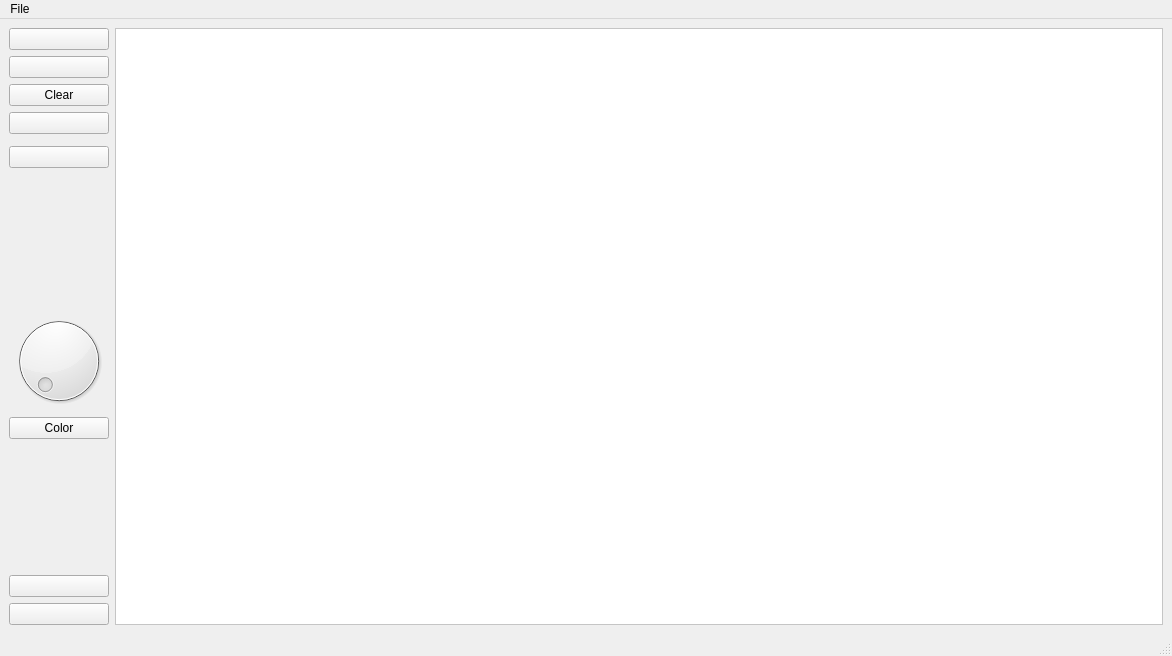
<?xml version="1.0" encoding="UTF-8"?>
<ui version="4.0">
 <class>MainWindow</class>
 <widget class="QMainWindow" name="MainWindow">
  <property name="geometry">
   <rect>
    <x>0</x>
    <y>0</y>
    <width>1172</width>
    <height>656</height>
   </rect>
  </property>
  <property name="sizePolicy">
   <sizepolicy hsizetype="Preferred" vsizetype="Maximum">
    <horstretch>0</horstretch>
    <verstretch>0</verstretch>
   </sizepolicy>
  </property>
  <property name="windowTitle">
   <string>MainWindow</string>
  </property>
  <widget class="QWidget" name="centralwidget">
   <layout class="QGridLayout" name="gridLayout">
    <item row="11" column="0">
     <widget class="QPushButton" name="pb_Undo">
      <property name="toolTip">
       <string>&lt;html&gt;&lt;head/&gt;&lt;body&gt;&lt;p&gt;Undo&lt;/p&gt;&lt;/body&gt;&lt;/html&gt;</string>
      </property>
      <property name="whatsThis">
       <string>&lt;html&gt;&lt;head/&gt;&lt;body&gt;&lt;p&gt;&lt;br/&gt;&lt;/p&gt;&lt;/body&gt;&lt;/html&gt;</string>
      </property>
      <property name="text">
       <string/>
      </property>
      <property name="icon">
       <iconset resource="../../PySide-Whiteboard-master/PySide-Whiteboard-master/Icons/Icons.qrc">
        <normaloff>:/Tools/undo.png</normaloff>:/Tools/undo.png</iconset>
      </property>
      <property name="checkable">
       <bool>false</bool>
      </property>
     </widget>
    </item>
    <item row="5" column="0">
     <widget class="QPushButton" name="pb_Predict">
      <property name="text">
       <string/>
      </property>
      <property name="icon">
       <iconset resource="../../PySide-Whiteboard-master/PySide-Whiteboard-master/Icons/Icons.qrc">
        <normaloff>:/Tools/ellipse.png</normaloff>:/Tools/ellipse.png</iconset>
      </property>
      <property name="checkable">
       <bool>true</bool>
      </property>
     </widget>
    </item>
    <item row="1" column="0">
     <widget class="QPushButton" name="pb_Eraser">
      <property name="toolTip">
       <string>&lt;html&gt;&lt;head/&gt;&lt;body&gt;&lt;p&gt;Eraser&lt;/p&gt;&lt;/body&gt;&lt;/html&gt;</string>
      </property>
      <property name="text">
       <string/>
      </property>
      <property name="icon">
       <iconset resource="../../PySide-Whiteboard-master/PySide-Whiteboard-master/Icons/Icons.qrc">
        <normaloff>:/Tools/eraser.png</normaloff>:/Tools/eraser.png</iconset>
      </property>
      <property name="checkable">
       <bool>true</bool>
      </property>
     </widget>
    </item>
    <item row="0" column="1" rowspan="13">
     <widget class="QGraphicsView" name="gv_Canvas">
      <property name="sizePolicy">
       <sizepolicy hsizetype="Expanding" vsizetype="Expanding">
        <horstretch>0</horstretch>
        <verstretch>0</verstretch>
       </sizepolicy>
      </property>
      <property name="styleSheet">
       <string notr="true">QGraphicsView { background-color: white; }
</string>
      </property>
     </widget>
    </item>
    <item row="3" column="0">
     <widget class="QPushButton" name="pb_Select">
      <property name="text">
       <string/>
      </property>
      <property name="icon">
       <iconset resource="../../PySide-Whiteboard-master/PySide-Whiteboard-master/Icons/Icons.qrc">
        <normaloff>:/Tools/rect.png</normaloff>:/Tools/rect.png</iconset>
      </property>
      <property name="checkable">
       <bool>true</bool>
      </property>
     </widget>
    </item>
    <item row="12" column="0">
     <widget class="QPushButton" name="pb_Redo">
      <property name="toolTip">
       <string>&lt;html&gt;&lt;head/&gt;&lt;body&gt;&lt;p&gt;Redo&lt;/p&gt;&lt;/body&gt;&lt;/html&gt;</string>
      </property>
      <property name="text">
       <string/>
      </property>
      <property name="icon">
       <iconset resource="../../PySide-Whiteboard-master/PySide-Whiteboard-master/Icons/Icons.qrc">
        <normaloff>:/Tools/redo.png</normaloff>:/Tools/redo.png</iconset>
      </property>
      <property name="checkable">
       <bool>false</bool>
      </property>
     </widget>
    </item>
    <item row="10" column="0">
     <spacer name="verticalSpacer">
      <property name="orientation">
       <enum>Qt::Vertical</enum>
      </property>
      <property name="sizeHint" stdset="0">
       <size>
        <width>20</width>
        <height>40</height>
       </size>
      </property>
     </spacer>
    </item>
    <item row="9" column="0">
     <widget class="QPushButton" name="pb_Color">
      <property name="text">
       <string>Color</string>
      </property>
      <property name="checkable">
       <bool>false</bool>
      </property>
     </widget>
    </item>
    <item row="0" column="0">
     <widget class="QPushButton" name="pb_Pen">
      <property name="toolTip">
       <string>&lt;html&gt;&lt;head/&gt;&lt;body&gt;&lt;p&gt;Pen&lt;/p&gt;&lt;/body&gt;&lt;/html&gt;</string>
      </property>
      <property name="text">
       <string/>
      </property>
      <property name="icon">
       <iconset resource="../../PySide-Whiteboard-master/PySide-Whiteboard-master/Icons/Icons.qrc">
        <normaloff>:/Tools/pen.png</normaloff>:/Tools/pen.png</iconset>
      </property>
      <property name="checkable">
       <bool>true</bool>
      </property>
     </widget>
    </item>
    <item row="8" column="0">
     <widget class="QDial" name="dial"/>
    </item>
    <item row="7" column="0">
     <spacer name="verticalSpacer_2">
      <property name="orientation">
       <enum>Qt::Vertical</enum>
      </property>
      <property name="sizeHint" stdset="0">
       <size>
        <width>20</width>
        <height>40</height>
       </size>
      </property>
     </spacer>
    </item>
    <item row="2" column="0">
     <widget class="QPushButton" name="pb_Clear">
      <property name="text">
       <string>Clear</string>
      </property>
      <property name="checkable">
       <bool>true</bool>
      </property>
     </widget>
    </item>
   </layout>
  </widget>
  <widget class="QMenuBar" name="menubar">
   <property name="geometry">
    <rect>
     <x>0</x>
     <y>0</y>
     <width>1172</width>
     <height>22</height>
    </rect>
   </property>
   <widget class="QMenu" name="menuFile">
    <property name="title">
     <string>File</string>
    </property>
    <addaction name="actionNew_3"/>
    <addaction name="actionOpen_2"/>
    <addaction name="actionSave_2"/>
    <addaction name="actionSave_As"/>
   </widget>
   <addaction name="menuFile"/>
  </widget>
  <widget class="QStatusBar" name="statusbar"/>
  <action name="actionHello">
   <property name="text">
    <string>Hello</string>
   </property>
  </action>
  <action name="actionSomething">
   <property name="text">
    <string>Something</string>
   </property>
  </action>
  <action name="actionSomething_again">
   <property name="text">
    <string>Something again</string>
   </property>
  </action>
  <action name="actionNew">
   <property name="text">
    <string>New</string>
   </property>
  </action>
  <action name="actionNew_2">
   <property name="text">
    <string>New</string>
   </property>
  </action>
  <action name="actionOpen">
   <property name="text">
    <string>Open</string>
   </property>
  </action>
  <action name="actionSave">
   <property name="text">
    <string>Save</string>
   </property>
  </action>
  <action name="actionOpen_2">
   <property name="text">
    <string>Open</string>
   </property>
  </action>
  <action name="actionSave_2">
   <property name="text">
    <string>Save</string>
   </property>
  </action>
  <action name="actionSave_As">
   <property name="text">
    <string>Save As</string>
   </property>
  </action>
  <action name="actionClear">
   <property name="text">
    <string>Clear</string>
   </property>
  </action>
  <action name="actionCoolDude">
   <property name="text">
    <string>CoolDude</string>
   </property>
  </action>
  <action name="actionClose">
   <property name="text">
    <string>Close</string>
   </property>
  </action>
  <action name="actionNew_4">
   <property name="text">
    <string>New</string>
   </property>
  </action>
  <action name="actionNew_3">
   <property name="text">
    <string>New</string>
   </property>
  </action>
 </widget>
 <resources>
  <include location="../../PySide-Whiteboard-master/PySide-Whiteboard-master/Icons/Icons.qrc"/>
 </resources>
 <connections/>
</ui>
